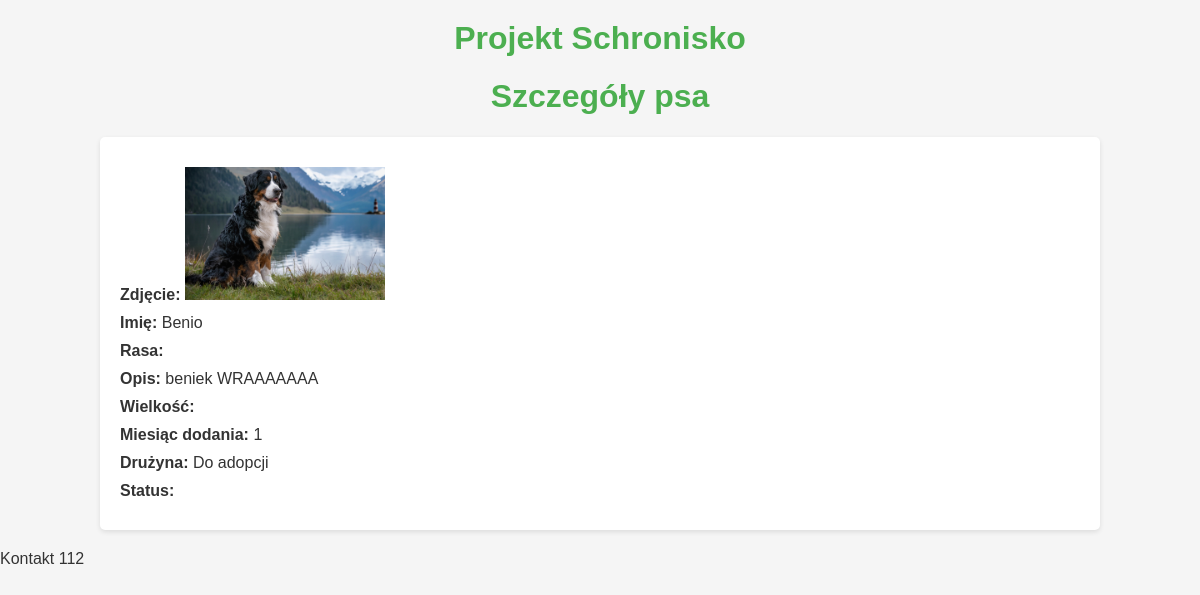
Screenshot of /folder_aplikacji/dogs_html/1/ with the database file from the repository.
### folder_aplikacji/models.py (models this page shows, shortened)
class Dog(models.Model):
    image = models.ImageField(upload_to='images/', blank=True, null=True) #zdjecir zwierzaka
    name = models.CharField(max_length=60) #imie psa
    rasa_psa = models.CharField(max_length=60, blank=True) # rasa psa
    SIZE = models.CharField(max_length=1,choices=SIZE, default=SIZE[0][0]) #wielkosc psa
    month_added = models.IntegerField(choices=MONTHS.choices, default=MONTHS.choices[0][0]) #miesiac dodania ogloszenia
    team = models.CharField(max_length=60, default="") #gotowy do adopcji lub nie
    age_type = models.CharField(max_length=10, choices=AGE_CHOICES, default='age') #wiek typ
    age = models.IntegerField(blank=True, null=True, validators=[MinValueValidator(0),MaxValueValidator(99)]) # wiek
    castrated = models.CharField(max_length=10, choices=CASTRATED_CHOICES, default="") #czy pies jest wykastrowany
    opis = models.TextField(blank = True, null= True) #historia zwierzaka

### folder_aplikacji/views.py (the view)
# urls.py: path('dogs_html/<int:pk>/', views.dog_detail_html),
def dog_detail_html(request, pk):
    dog = Dog.objects.get(id=pk)
    return render(request,
                  "folder_aplikacji/dog/detail.html",
                  {'dog': dog})

### folder_aplikacji/templates/folder_aplikacji/dog/detail.html (shortened to what this page needs)
{% extends "folder_aplikacji/base.html" %}
{% block content %}
    <h1>Szczegóły psa</h1>
    <ul>
        <li><strong>Zdjęcie:</strong> {% if dog.image %}<img src="{{ dog.image.url }}" alt="{{ dog.name }}" width="200">{% else %}Brak zdjęcia{% endif %}</li>
        <li><strong>Imię:</strong> {{ dog.name }}</li>
        <li><strong>Rasa:</strong> {{ dog.rasa_psa }}</li>
        <li><strong>Opis:</strong> {{ dog.opis }}</li>
        <li><strong>Wielkość:</strong> {{ dog.size }}</li>
        <li><strong>Miesiąc dodania:</strong> {{ dog.month_added }}</li>
        <li><strong>Drużyna:</strong> {{ dog.team }}</li>
        <li><strong>Status:</strong> {{ dog.get_status_display }}</li>
    </ul>
{% endblock %}

### folder_aplikacji/static/css/folder_aplikacji.css (style rules this page uses)
body { background-color: #f5f5f5; font-family: Arial, sans-serif; color: #333; margin: 0; padding: 0; }
h1 { color: #4CAF50; text-align: center; margin-top: 20px; }
ul { list-style-type: none; padding: 0; margin: 20px auto; width: 80%; background-color: #fff; box-shadow: 0 2px 5px rgba(0, 0, 0, 0.1); padding: 20px; border-radius: 5px; }
li { margin: 10px 0; font-size: 16px; }

### rows the page displays
Dog: image (picture), name "Benio", opis "beniek WRAAAAAAA", month_added "1", team "Do adopcji"
